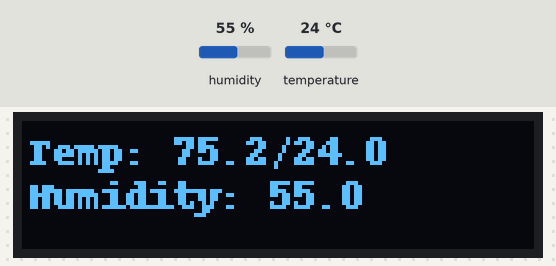
The program below on a simulated Raspberry Pi (BCM pin numbers). Shown: 128×32 one-colour display. Inputs (shaded band) come from the test bench; at power-on: humidity 55 %, temperature 24 °C.

Above: at 1.2 s.
1.3 s: humidity set to 22 %
At 2.5 s:
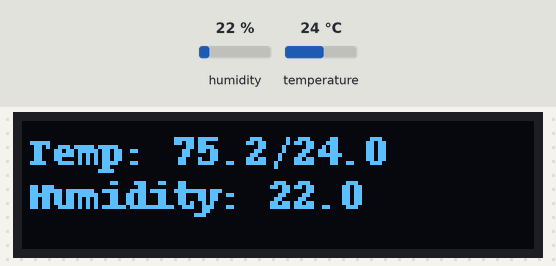
4.1 s: temperature set to 12 °C
At 5.1 s:
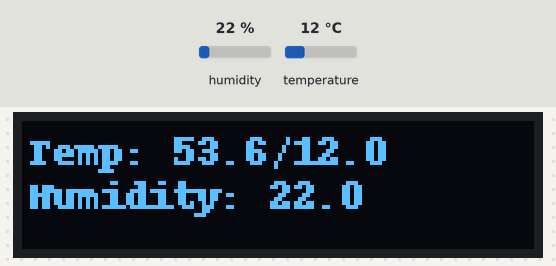
6.9 s: humidity set to 40 %
At 9.3 s:
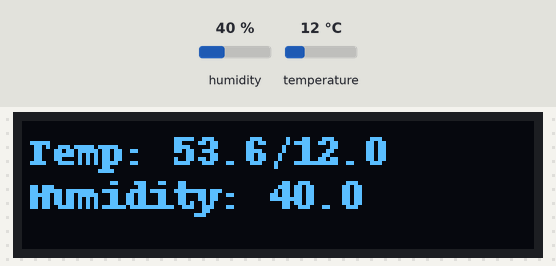
9.8 s: temperature set to 19 °C
At 11.9 s:
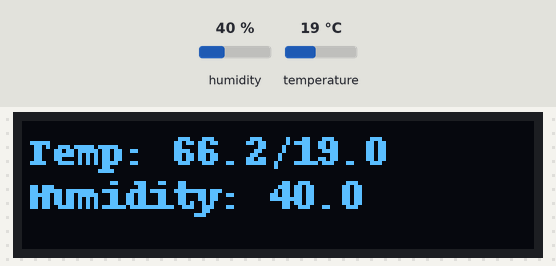
Timing chart, 0 to 13.4 s (numbered marks = the images above; inputs shaded):
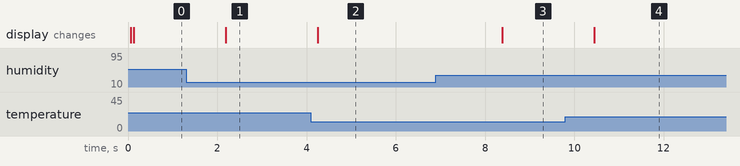

The program:

app.py
```python
import board
import adafruit_sht31d
import time

import Adafruit_GPIO.SPI as SPI
import Adafruit_SSD1306 as SSD

from PIL import Image
from PIL import ImageDraw
from PIL import ImageFont


def getSensor():
    i2c = board.I2C()
    sensor = adafruit_sht31d.SHT31D(i2c)
    return sensor


def getDisp():
    RST = None  # PiOLED doesn't use this
    DC = 23
    SPI_PORT = 0
    SPI_DEVICE = 0

    disp = SSD.SSD1306_128_32(rst=RST, i2c_bus=1)

    # Initialize Library
    disp.begin()

    # Clear display
    disp.clear()
    disp.display()
    return disp


def getCanvas(disp):
    # Create blank image for drawing
    # mode '1' for 1-bit color
    width = disp.width
    height = disp.height
    image = Image.new('1', (width, height))

    # Get drawing object to draw on
    draw = ImageDraw.Draw(image)

    return image, draw


def renderText(canvas, text, font, line):
    padding = 2
    (font_width, font_height) = font.getsize(text)
    x = padding
    y = line * font_height + padding
    canvas.text((x,y), text, font=font, fill=255)

def repaint(disp, image):
    disp.clear()
    disp.image(image)
    disp.display()

def runApp():
    display = getDisp()
    font = ImageFont.load_default()
    sensor = getSensor()
    while True:
        c = sensor.temperature
        f = 9.0 / 5.0 * c + 32.0
        h = sensor.relative_humidity
        image, canvas = getCanvas(display)
        renderText(canvas, f"Temp: {f:.1f}/{c:.1f}", font, 0)
        renderText(canvas, f"Humidity: {h:.1f}", font, 1)
        repaint(display, image)
        time.sleep(2)

if __name__ == "__main__":
    runApp()
```

Measured:
- after the input at 1.3 s, the display: changes after 0.89 s (image 1)
- after the input at 4.1 s, the display: changes after 0.16 s (image 2)
- after the input at 6.9 s, the display: changes after 1.5 s (image 3)
- after the input at 9.8 s, the display: changes after 0.65 s (image 4)
